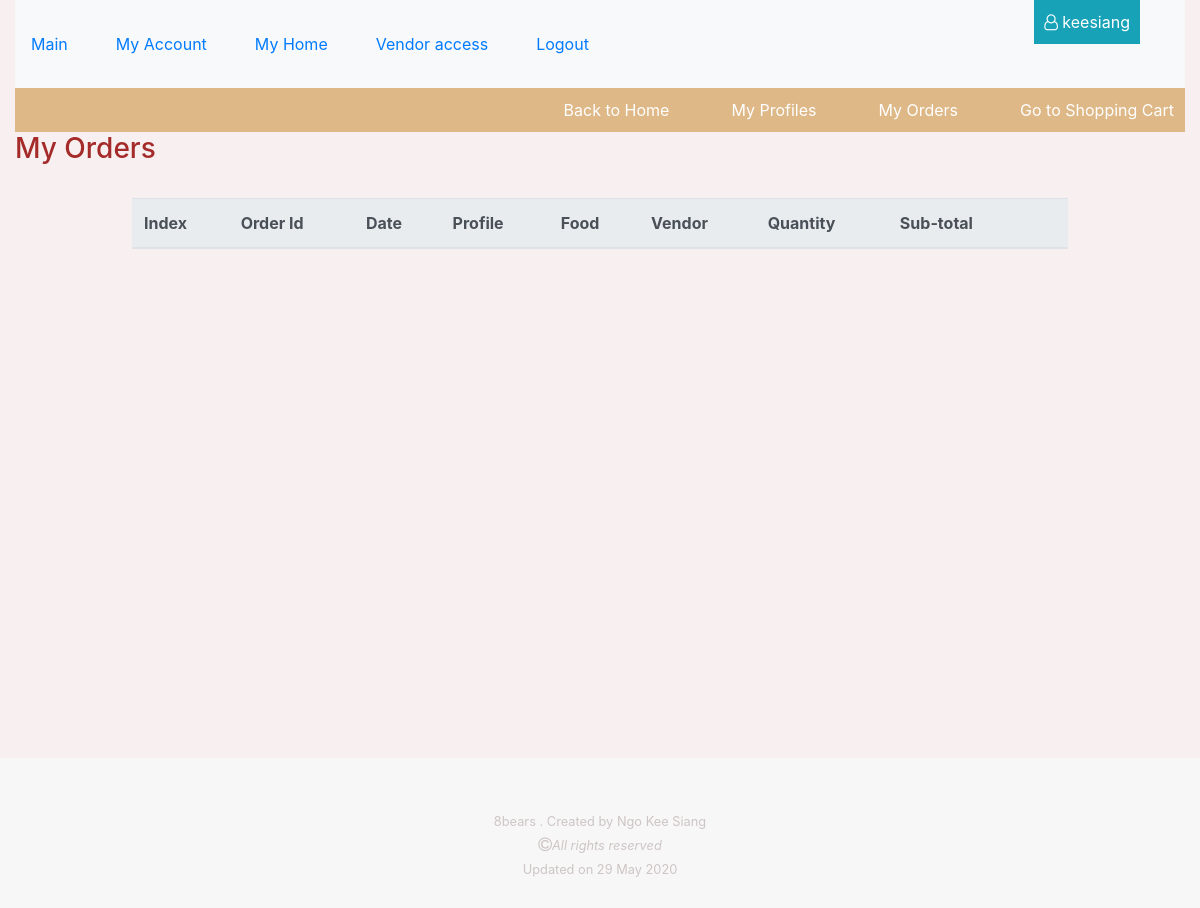
Page /my_orders (signed in) on the earlier database version.
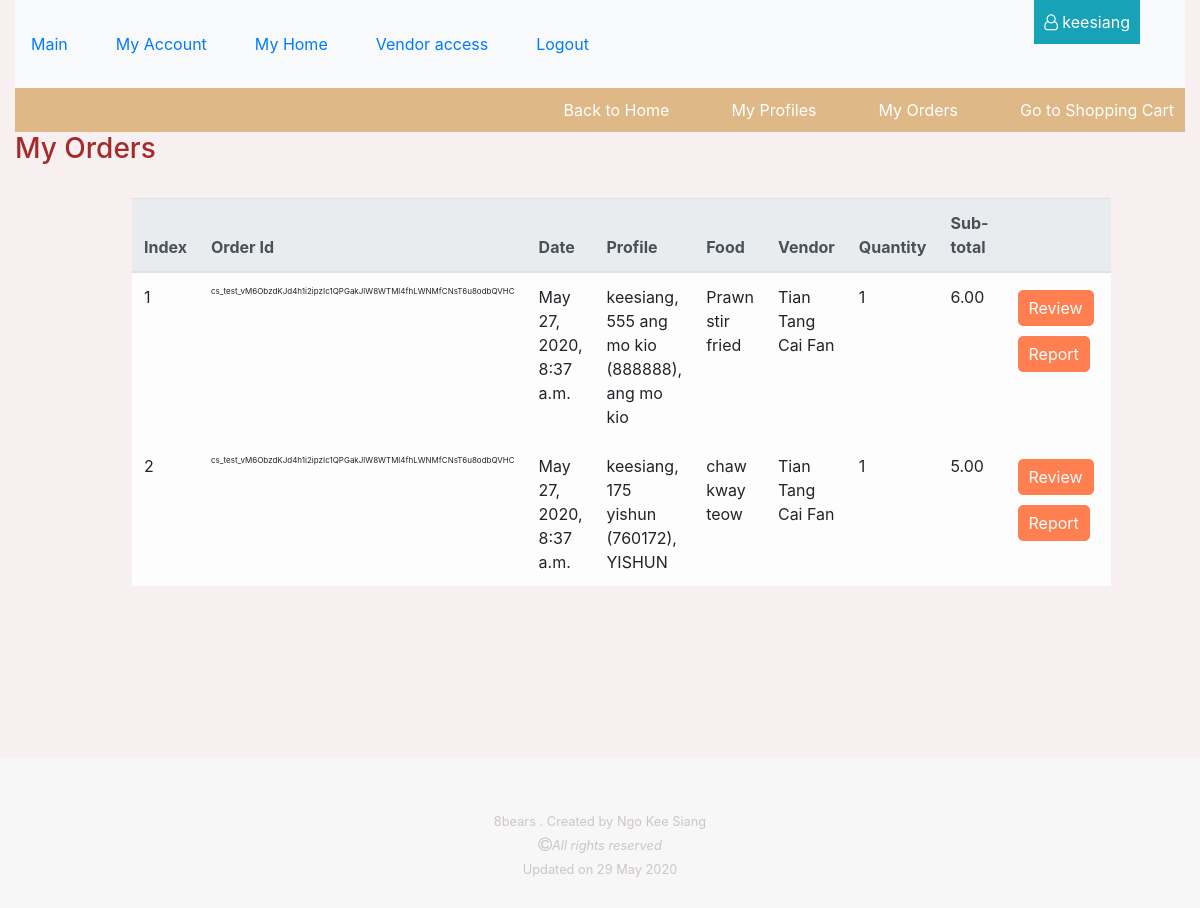
Same page on the later database version.
### order/models.py (models this page shows, shortened)
class OrderLineItem(models.Model):
    order = models.ForeignKey(Order, null=False, blank=False, on_delete=models.CASCADE )
    review = models.ForeignKey(Review, null=True, blank=True, on_delete=models.SET_NULL)
    process = models.ForeignKey(Process, null=True, blank=False, on_delete=models.SET_NULL)
    food = models.ForeignKey(Food, null=False, blank=False, on_delete=models.DO_NOTHING)
    datetime = models.DateTimeField(auto_now_add=True)
    quantity = models.PositiveSmallIntegerField(validators=[MinValueValidator(1), MaxValueValidator(99)], null=False, blank=False)
    cost = models.DecimalField(max_digits=10, decimal_places=2, null=False, default=0)
    buyer = models.ForeignKey(Buyer, null=True, blank=False, on_delete=models.SET_NULL)

class Order(models.Model):
    order_number = models.CharField(max_length=200, null=False, editable=False)
    user = models.ForeignKey(User, null=True, on_delete=models.SET_NULL)
    datetime = models.DateTimeField(auto_now_add=True)
    alternative_delivery_address = models.TextField(null=True, blank=True)
    total_cost = models.DecimalField(max_digits=10, decimal_places=2, null=False, default=0)

### buyer/models.py (models this page shows)
class Buyer(models.Model):
    town = models.CharField(max_length=100, null=True, blank=False)
    postal_code = models.PositiveIntegerField(null=False, blank=False)
    block = models.PositiveSmallIntegerField( null=False, blank=False)
    street = models.CharField(max_length=254, null=False, blank=False)
    date_joined = models.DateTimeField(auto_now_add=True)
    contact = models.PositiveIntegerField(validators=[MinValueValidator(10000000), MaxValueValidator(99999999)], null=False, blank=False)
    user = models.ForeignKey(User, null=True, on_delete=models.SET_NULL)
    def __str__(self):
        return '%s, %s %s (%s), %s' % (self.user.username, self.block, self.street, self.postal_code, self.town)

### food/models.py (models this page shows)
class Food(models.Model):
    vendor = models.ForeignKey(Vendor, null=False, blank=False, on_delete=models.CASCADE)
    tag = models.ManyToManyField(Tag)
    title = models.CharField(max_length=100, null=False, blank=False)
    description = models.TextField(null=False, blank=False)
    portion = models.PositiveSmallIntegerField( validators=[MinValueValidator(1), MaxValueValidator(99)] , default=1, null=False, blank=False )
    price = models.DecimalField(max_digits=8, decimal_places=2, null=False, blank=False)
    date_posted = models.DateTimeField(auto_now_add=True)
    date_edited = models.DateTimeField(auto_now_add=True)
    delivery_time = models.DecimalField(max_digits=3, decimal_places=0, null=False, blank=False)
    image = ImageField(blank=True, manual_crop="")
    def __str__(self):
        return self.title

### vendor/models.py (models this page shows)
class Vendor(models.Model):
    category = models.ManyToManyField(Category)
    postal_code = models.PositiveIntegerField( null=False, blank=False)
    name = models.CharField( max_length=100, null=False, blank=False)
    block = models.PositiveSmallIntegerField( null=False, blank=False)
    street = models.CharField(max_length=254, null=False, blank=False)
    contact = models.PositiveIntegerField(validators=[MinValueValidator(10000000), MaxValueValidator(99999999)], null=False, blank=False)
    date_joined = models.DateTimeField(auto_now_add=True)
    user = models.ForeignKey(User, null=True, on_delete=models.SET_NULL)
    user_contact = models.PositiveIntegerField(validators=[MinValueValidator(10000000), MaxValueValidator(99999999)], null=False, blank=False)
    license_number = models.CharField(max_length=10, null=False, blank=False)
    license_check = models.BooleanField(default=False)
    photo_url=models.URLField(max_length=1024, null=True, blank=True)
    vendordeliverytown = models.ManyToManyField(VendorDeliveryTown)
    vendordeliverypostal = models.ManyToManyField(VendorDeliveryPostal)
    def __str__(self):
        return self.name

### buyer/views.py (the view)
# urls.py: path('my_orders', buyer.views.view_order_history, name='view_order_history_route'),
@login_required
def view_order_history(request):
    orders = OrderLineItem.objects.all().filter(order__user=request.user)
    return render(request, "buyer/buyer_order_history.html", {
        "orders": orders
    })

### buyer/templates/buyer/buyer_order_history.html (shortened to what this page needs)
{% extends 'base_template.html' %}
{% load static %}
{%block css%}
<link rel="stylesheet" href="{% static 'buyer_nav_bar.css' %}">
{%endblock%}
{%block content%}
<div class="right-nav-parent">
    <nav class="right-nav">
        <ul>
            <li><a href="{% url 'index_route' %}"> Back to Home </a></li>
        </ul>
        <ul>
            <li> <a href="{% url 'show_buyer_profiles_route' %}"> My Profiles </a> </li>
        </ul>
        <ul>
            <li> <a href="{% url 'view_order_history_route' %}"> My Orders </a> </li>
        </ul>
        <ul>
            <li> <a href="{% url 'view_cart_route' %}" target="_blank"> Go to Shopping Cart </a> </li>
        </ul>
    </nav>
</div>
<h3 style="color:brown;"> My Orders </h3><br>
<div class="my-table">
    <table class="table table-light table-hover table-responsive-lg">
        <thead class="thead-light">
            <th> Index </th>
            <th> Order Id </th>
            <th> Date </th>
            <th> Profile </th>
            <th> Food </th>
            <th> Vendor </th>
            <th> Quantity </th>
            <th> Sub-total </th>
            <th> &nbsp; </th>
        </thead>
        {%for i in orders%}
        <tr>
            <td> {{forloop.counter}} </td>
            <td style="font-size:8px; overflow-wrap:break-word;"> {{i.order.order_number}} </td>
            <td> {{i.datetime}} </td>
            <td> {{i.buyer}} </td>
            <td> {{i.food}} </td>
            <td> {{i.food.vendor}}
            <td> {{i.quantity}} </td>
            <td> {{i.cost}} </td>
            <td> <button class="buyer-buttons"><a href="#">Review</a></button>
                <button class="buyer-buttons"><a href="#">Report</a></button>
            </td>
        </tr>
        {%endfor%}
    </table>
</div>
{%endblock%}

Differences in the rows shown:
added OrderLineItem: order.order_number "cs_test_vM6ObzdKJd4h1i2ipzIc1QPGakJlW8WTMl4fhLWNMfCNsT6u8odbQVHC", datetime "May 27, 2020, 8:37 a.m.", buyer "keesiang, 555 ang mo kio (888888), ang mo kio", food "Prawn stir fried", food.vendor "Tian Tang Cai Fan", quantity "1", cost "6.00"
added OrderLineItem: order.order_number "cs_test_vM6ObzdKJd4h1i2ipzIc1QPGakJlW8WTMl4fhLWNMfCNsT6u8odbQVHC", datetime "May 27, 2020, 8:37 a.m.", buyer "keesiang, 175 yishun (760172), YISHUN", food "chaw kway teow", food.vendor "Tian Tang Cai Fan", quantity "1", cost "5.00"
